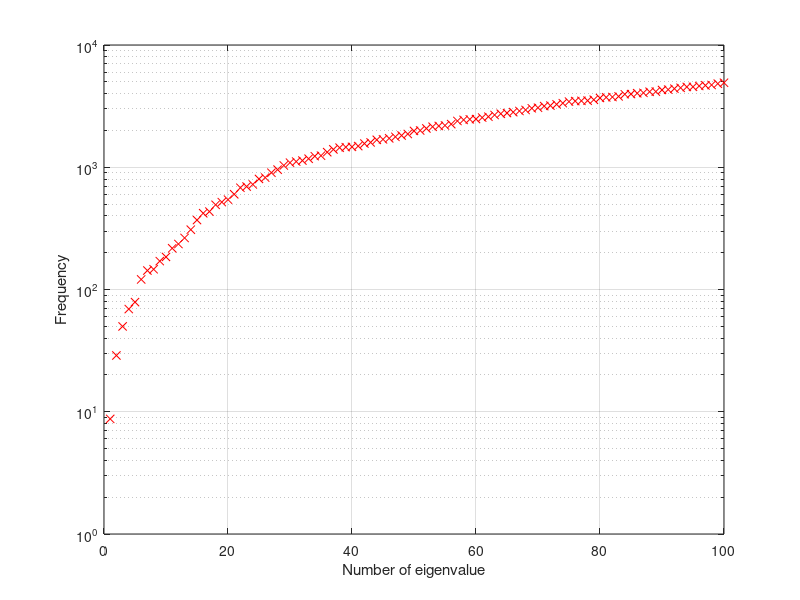

The MATLAB script that drew this image:
% This script plots the eigenvalues in semilogaritmic scale

%%
% DCFA swept wing assignement
%
% Teamwork
% Team members: Venti Edoardo         944421
%               Zemello Matteo        942003
%               Zucchelli Umberto     952952
%               
%           
%

clear all, close all, clc

load w_esatta.mat

fig=figure;
semilogy(1:length(w_esatta),w_esatta,'xr')
% title('Clamped wing')
xlabel('Number of eigenvalue')
ylabel('Frequency')
grid on
saveas(fig,'Eigenvalues_clamped_wing','eps')
